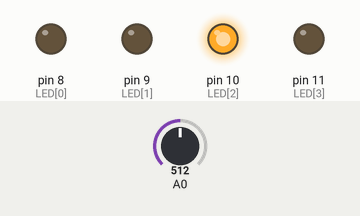
Bench run of a sketch on a simulated Arduino Uno, built with avr-gcc and run on an emulated ATmega328P. Shown: output pins drawn as LEDs (lit = HIGH). Dashed ring = blinking. The inputs (shaded band) are chosen by the test bench; at power-on: A0 = 512. What the sketch prints to the serial monitor is not drawn.

Above: at 1.29 s.
1.3 s: A0 set to 900
At 1.54 s:
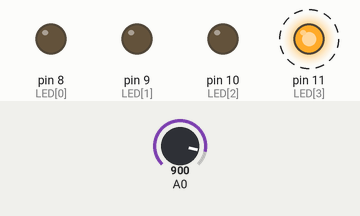
4.3 s: A0 set to 511
At 4.95 s:
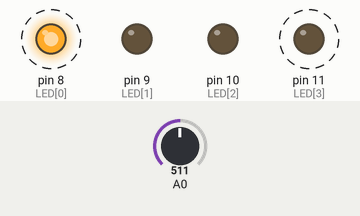
7.3 s: A0 set to 306
At 7.97 s:
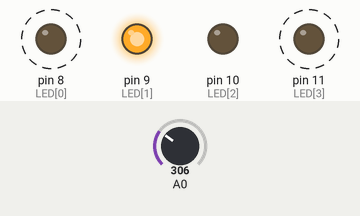
10.3 s: A0 set to 716
At 10.91 s:
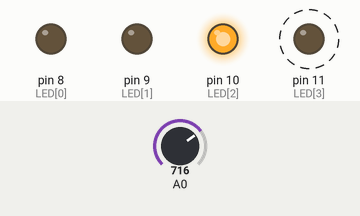
Timing chart, 0 to 14.3 s (numbered marks = the images above; inputs shaded):
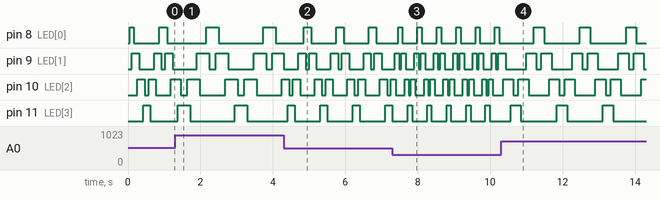

The sketch:

EX2.ino
```cpp
int a=0;
int b=0;
unsigned long potPos;
bool fwd=1;
unsigned int currMillis;
unsigned int prevMillis;
unsigned int interval = 100;
int LED[4] = {8, 9, 10, 11};
int numLeds = 4;

void setup()
{
  Serial.begin(9600);
  for(int i=0;i<numLeds;i++)
  {
    pinMode(LED[i], OUTPUT);
  }
}

void loop()
{

  potPos = analogRead(0);
  interval = 100*potPos/(unsigned long)1023;
  Serial.println(interval);
  currMillis = millis();
  if(currMillis - prevMillis >= interval)
  {
    prevMillis = currMillis;
    incrementState();
  }
}

void incrementState()
{
  if(a==0) fwd = 1;
  if(a==numLeds-1) fwd = 0;
  while(fwd){
    if(b==0){
      digitalWrite(LED[a], HIGH);
        b++;
        break;
    }
    if(a+1<=numLeds && b == 1){
        digitalWrite(LED[a+1], HIGH);
        b++;
        break;
    }
    if(b==2){
      digitalWrite(LED[a], LOW);
      a++;
      b=0;
      break;
    }
  }
  while(!fwd){
    if(b==0){
      digitalWrite(LED[a], HIGH);
        b++;
        break;
    }
    if(a-1>=0 && b == 1){
        digitalWrite(LED[a-1], HIGH);
        b++;
        break;
    }
    if(b==2){
      digitalWrite(LED[a], LOW);
      a--;
      b=0;
      break;
    }
  }
}
```

Measured:
- after the input at 1.3 s, pin 8 (LED[0]): alternates HIGH for 0.35 s and LOW for 1.2 s, starting after 0.85 s; pin 11 (LED[3]): alternates HIGH for 0.35 s and LOW for 1.2 s, starting after 0.07 s
- after the input at 4.3 s, pin 8 (LED[0]): alternates HIGH for 0.20 s and LOW for 0.70 s, starting after 0.55 s; pin 11 (LED[3]): alternates HIGH for 0.20 s and LOW for 0.70 s, starting after 0.10 s
- after the input at 7.3 s, pin 8 (LED[0]): alternates HIGH for 0.12 s and LOW for 0.42 s, starting after 0.15 s; pin 11 (LED[3]): alternates HIGH for 0.12 s and LOW for 0.42 s, starting after 0.42 s
- after the input at 10.3 s, pin 8 (LED[0]): alternates HIGH for 0.28 s and LOW for 0.99 s, starting after 0.90 s; pin 11 (LED[3]): alternates HIGH for 0.28 s and LOW for 0.99 s, starting after 0.27 s
- by itself, pin 9 (LED[1]): repeats every 1.3 s: HIGH 0.28 s, LOW 0.14 s, HIGH 0.28 s, LOW 0.57 s
- by itself, pin 10 (LED[2]): repeats every 1.3 s: LOW 0.14 s, HIGH 0.28 s, LOW 0.57 s, HIGH 0.28 s
